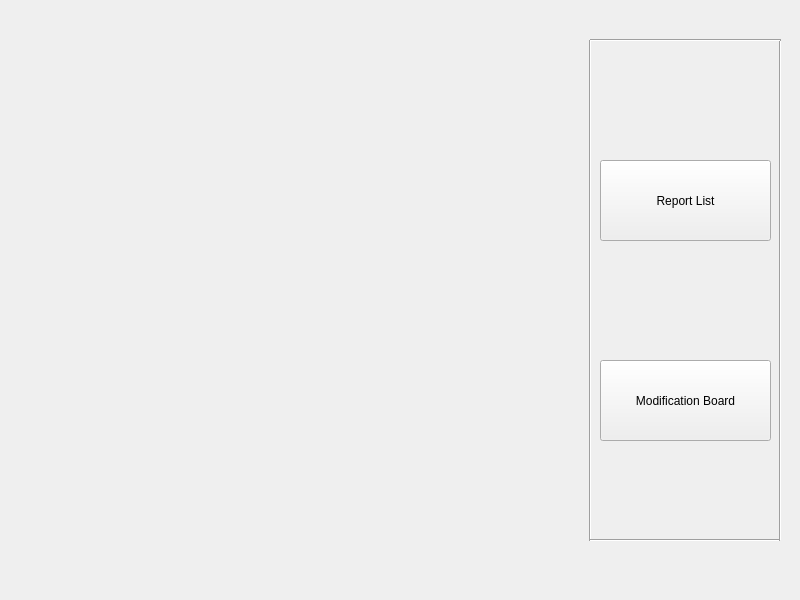
<?xml version="1.0" encoding="UTF-8"?>
<ui version="4.0">
 <class>AdminMenu</class>
 <widget class="QMainWindow" name="AdminMenu">
  <property name="geometry">
   <rect>
    <x>0</x>
    <y>0</y>
    <width>800</width>
    <height>600</height>
   </rect>
  </property>
  <property name="windowTitle">
   <string>Menu</string>
  </property>
  <widget class="QWidget" name="centralwidget">
   <widget class="QPushButton" name="ModificationBoard">
    <property name="geometry">
     <rect>
      <x>600</x>
      <y>360</y>
      <width>171</width>
      <height>81</height>
     </rect>
    </property>
    <property name="text">
     <string>Modification Board</string>
    </property>
   </widget>
   <widget class="Line" name="line">
    <property name="geometry">
     <rect>
      <x>580</x>
      <y>40</y>
      <width>20</width>
      <height>501</height>
     </rect>
    </property>
    <property name="orientation">
     <enum>Qt::Vertical</enum>
    </property>
   </widget>
   <widget class="Line" name="line_4">
    <property name="geometry">
     <rect>
      <x>590</x>
      <y>530</y>
      <width>191</width>
      <height>20</height>
     </rect>
    </property>
    <property name="orientation">
     <enum>Qt::Horizontal</enum>
    </property>
   </widget>
   <widget class="Line" name="line_2">
    <property name="geometry">
     <rect>
      <x>770</x>
      <y>40</y>
      <width>20</width>
      <height>501</height>
     </rect>
    </property>
    <property name="orientation">
     <enum>Qt::Vertical</enum>
    </property>
   </widget>
   <widget class="Line" name="line_3">
    <property name="geometry">
     <rect>
      <x>590</x>
      <y>30</y>
      <width>191</width>
      <height>21</height>
     </rect>
    </property>
    <property name="orientation">
     <enum>Qt::Horizontal</enum>
    </property>
   </widget>
   <widget class="QLabel" name="label">
    <property name="geometry">
     <rect>
      <x>0</x>
      <y>-10</y>
      <width>560</width>
      <height>611</height>
     </rect>
    </property>
    <property name="cursor">
     <cursorShape>ArrowCursor</cursorShape>
    </property>
    <property name="toolTipDuration">
     <number>0</number>
    </property>
    <property name="autoFillBackground">
     <bool>true</bool>
    </property>
    <property name="frameShadow">
     <enum>QFrame::Plain</enum>
    </property>
    <property name="midLineWidth">
     <number>-3</number>
    </property>
   </widget>
   <widget class="QPushButton" name="ReportList">
    <property name="geometry">
     <rect>
      <x>600</x>
      <y>160</y>
      <width>171</width>
      <height>81</height>
     </rect>
    </property>
    <property name="text">
     <string>Report List</string>
    </property>
   </widget>
  </widget>
 </widget>
 <resources/>
 <connections/>
</ui>
